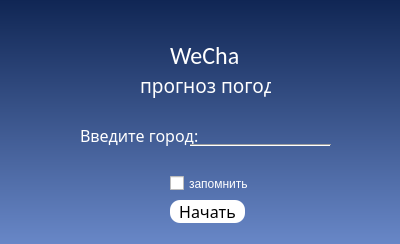
<?xml version="1.0" encoding="UTF-8"?>
<ui version="4.0">
 <class>Dialog</class>
 <widget class="QDialog" name="Dialog">
  <property name="geometry">
   <rect>
    <x>0</x>
    <y>0</y>
    <width>400</width>
    <height>244</height>
   </rect>
  </property>
  <property name="windowTitle">
   <string>Dialog</string>
  </property>
  <property name="styleSheet">
   <string notr="true">QDialog {
	;
	background-color: qlineargradient(spread:pad, x1:0.5, y1:1, x2:0.5, y2:0, stop:0 rgba(104, 135, 199, 255), stop:1 rgba(16, 38, 84, 255));
}</string>
  </property>
  <widget class="QLabel" name="label">
   <property name="geometry">
    <rect>
     <x>170</x>
     <y>40</y>
     <width>81</width>
     <height>31</height>
    </rect>
   </property>
   <property name="font">
    <font>
     <family>Calibri</family>
     <pointsize>18</pointsize>
    </font>
   </property>
   <property name="styleSheet">
    <string notr="true">QLabel {color: rgb(255, 255, 255)}</string>
   </property>
   <property name="text">
    <string>WeCha</string>
   </property>
  </widget>
  <widget class="QLabel" name="label_2">
   <property name="geometry">
    <rect>
     <x>140</x>
     <y>70</y>
     <width>131</width>
     <height>31</height>
    </rect>
   </property>
   <property name="font">
    <font>
     <family>Calibri Light</family>
     <pointsize>14</pointsize>
    </font>
   </property>
   <property name="styleSheet">
    <string notr="true">QLabel {color: rgb(255, 255, 255)}</string>
   </property>
   <property name="text">
    <string>прогноз погоды</string>
   </property>
  </widget>
  <widget class="QPushButton" name="start_button">
   <property name="geometry">
    <rect>
     <x>170</x>
     <y>200</y>
     <width>75</width>
     <height>23</height>
    </rect>
   </property>
   <property name="font">
    <font>
     <family>Calibri Light</family>
     <pointsize>12</pointsize>
    </font>
   </property>
   <property name="styleSheet">
    <string notr="true">QPushButton
{
	background: rgb(255, 255, 255);
	border-radius: 10;
}</string>
   </property>
   <property name="text">
    <string>Начать</string>
   </property>
  </widget>
  <widget class="QLabel" name="status_bar">
   <property name="geometry">
    <rect>
     <x>130</x>
     <y>158</y>
     <width>151</width>
     <height>16</height>
    </rect>
   </property>
   <property name="font">
    <font>
     <family>Calibri Light</family>
     <pointsize>10</pointsize>
    </font>
   </property>
   <property name="styleSheet">
    <string notr="true">QLabel {color: rgb(255, 255, 255)}</string>
   </property>
   <property name="text">
    <string/>
   </property>
   <property name="alignment">
    <set>Qt::AlignCenter</set>
   </property>
  </widget>
  <widget class="QWidget" name="layoutWidget">
   <property name="geometry">
    <rect>
     <x>80</x>
     <y>124</y>
     <width>248</width>
     <height>22</height>
    </rect>
   </property>
   <layout class="QHBoxLayout" name="horizontalLayout">
    <item>
     <widget class="QLabel" name="label_3">
      <property name="font">
       <font>
        <family>Calibri Light</family>
        <pointsize>12</pointsize>
       </font>
      </property>
      <property name="styleSheet">
       <string notr="true">QLabel {color: rgb(255, 255, 255)}</string>
      </property>
      <property name="text">
       <string>Введите город: </string>
      </property>
     </widget>
    </item>
    <item>
     <widget class="QLineEdit" name="city_lineEdit">
      <property name="styleSheet">
       <string notr="true">QLineEdit
{	
	background-color: rgb(0, 0, 0, 0);
	color: rgb(255, 255, 255);
}</string>
      </property>
      <property name="text">
       <string/>
      </property>
      <property name="frame">
       <bool>false</bool>
      </property>
     </widget>
    </item>
   </layout>
  </widget>
  <widget class="Line" name="line">
   <property name="geometry">
    <rect>
     <x>190</x>
     <y>140</y>
     <width>141</width>
     <height>10</height>
    </rect>
   </property>
   <property name="orientation">
    <enum>Qt::Horizontal</enum>
   </property>
  </widget>
  <widget class="QCheckBox" name="checkBox">
   <property name="geometry">
    <rect>
     <x>170</x>
     <y>173</y>
     <width>81</width>
     <height>21</height>
    </rect>
   </property>
   <property name="styleSheet">
    <string notr="true">QCheckBox
{
	color: rgb(255, 255, 255);
}</string>
   </property>
   <property name="text">
    <string>запомнить</string>
   </property>
  </widget>
 </widget>
 <resources/>
 <connections/>
</ui>
